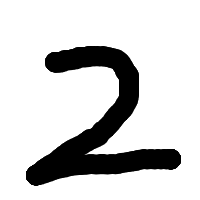
#> input picture tmp/2.png, 200 x 200 px
$ python -i dispImageKadai02.py   (imports and definitions only)
#> lines starting #> are read from the running program, lines starting #| are printed output that depends on the picture
#24010
#dispImageアレンジ


import tkinter as tk
import tkinter.filedialog as fd
import PIL.Image, PIL.ImageTk


def dispPhoto(path):
#> called with path = 'tmp/2.png'
    newImage = PIL.Image.open(path).convert("L")\
               .resize((300, 300)).rotate(90)\
               .transpose(PIL.Image.FLIP_LEFT_RIGHT).resize((300,300))
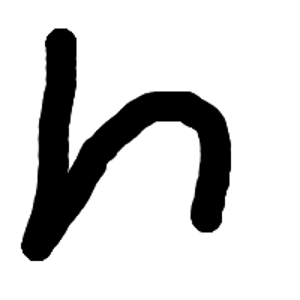
#> newImage: PIL image 300x300 L; min 0, max 255, mean 208.1

#> (the run stopped early here; a loop or call above may not have finished)
